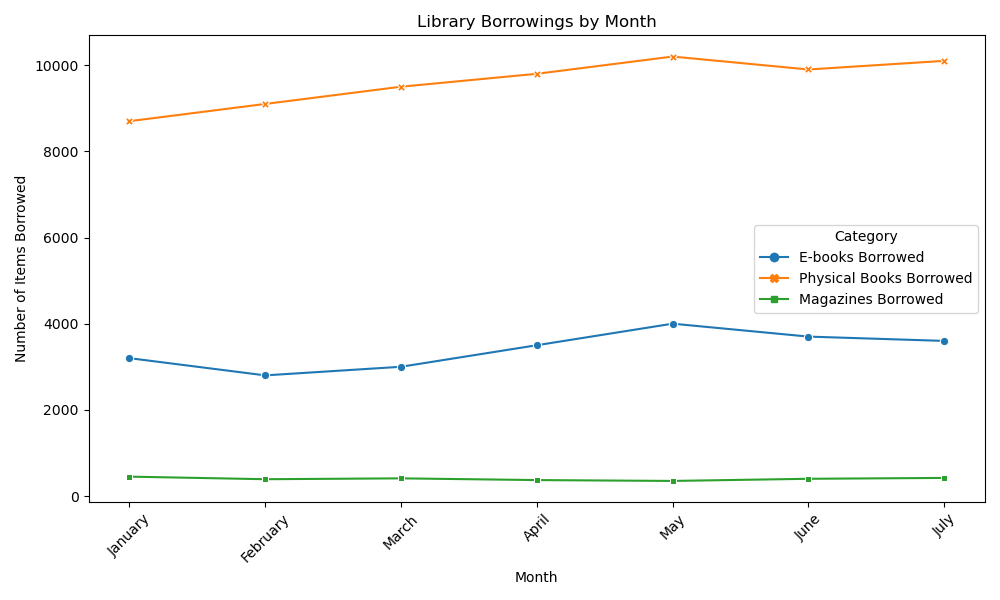

Recreate this plot in Python.

import pandas as pd
import seaborn as sns
import matplotlib.pyplot as plt

# Given data
data = [
    {'Month': 'January', 'E-books Borrowed': 3200, 'Physical Books Borrowed': 8700, 'Magazines Borrowed': 450},
    {'Month': 'February', 'E-books Borrowed': 2800, 'Physical Books Borrowed': 9100, 'Magazines Borrowed': 390},
    {'Month': 'March', 'E-books Borrowed': 3000, 'Physical Books Borrowed': 9500, 'Magazines Borrowed': 410},
    {'Month': 'April', 'E-books Borrowed': 3500, 'Physical Books Borrowed': 9800, 'Magazines Borrowed': 370},
    {'Month': 'May', 'E-books Borrowed': 4000, 'Physical Books Borrowed': 10200, 'Magazines Borrowed': 350},
    {'Month': 'June', 'E-books Borrowed': 3700, 'Physical Books Borrowed': 9900, 'Magazines Borrowed': 400},
    {'Month': 'July', 'E-books Borrowed': 3600, 'Physical Books Borrowed': 10100, 'Magazines Borrowed': 420}
]

# Convert the data into a pandas DataFrame
df = pd.DataFrame(data)

# Reshape the DataFrame to 'melt' it for seaborn
df_melted = df.melt(id_vars='Month', var_name='Category', value_name='Borrowed')

# Create a lineplot using seaborn
plt.figure(figsize=(10, 6))
sns.lineplot(data=df_melted, x='Month', y='Borrowed', hue='Category', style='Category', markers=True, dashes=False)

# Optional: Enhance the plot with title, labels, and other aesthetics
plt.title('Library Borrowings by Month')
plt.xlabel('Month')
plt.ylabel('Number of Items Borrowed')
plt.xticks(rotation=45) # Rotate x-axis labels for better readability

# Show the legend
plt.legend(title='Category')

# Show the plot
plt.tight_layout()
plt.show()
